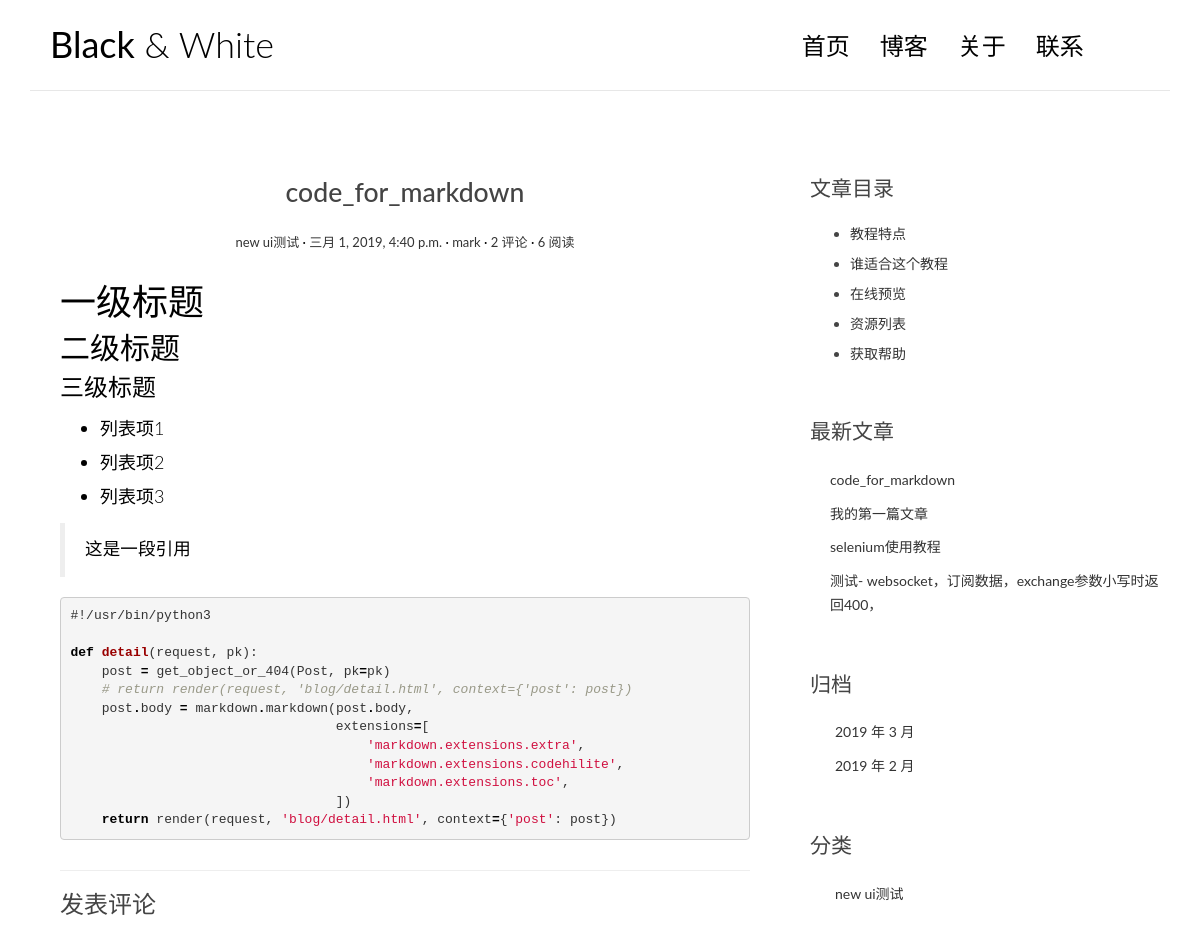
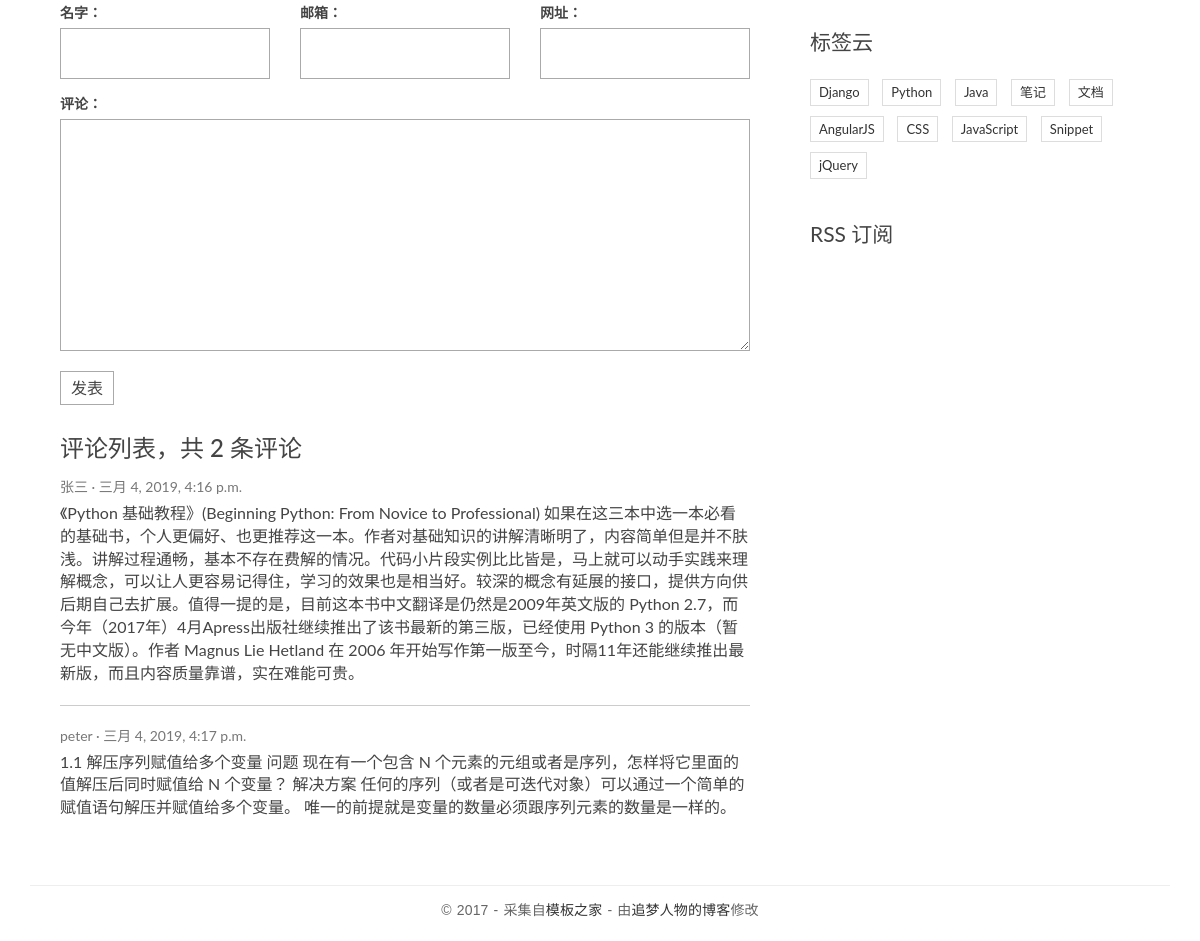
Screenshot of /post/3/ with the database file from the repository (2 pictures, top to bottom).
### blog/models.py (models this page shows, shortened)
class Post(models.Model):
    title = models.CharField(max_length=70, verbose_name='文章标题')
    body = models.TextField(verbose_name='文章正文')
    create_time = models.DateTimeField(verbose_name='创建时间')
    modified_time = models.DateTimeField(verbose_name='修改时间')
    excerpt = models.CharField(max_length=200, blank=True, verbose_name='文章摘要')
    category = models.ForeignKey(Category, on_delete=models.CASCADE, verbose_name='分类id')
    tags = models.ManyToManyField(Tag, blank=True, verbose_name='标签id')
    author = models.ForeignKey(User, on_delete=models.CASCADE, verbose_name='用户')
    views = models.PositiveIntegerField(default=0)
    def get_absolute_url(self):
        return reverse('blog:detail', kwargs={'pk': self.pk})
    def increase_views(self):
        self.views += 1
        self.save(update_fields=['views'])
    def save(self, *args, **kwargs):
        if not self.excerpt:
            md = markdown.Markdown(extensions=[
                'markdown.extensions.extra',
                'markdown.extensions.codehilite',
            ])
            self.excerpt = strip_tags(md.convert(self.body))[:54]
        super(Post, self).save(*args, **kwargs)
    class Meta:
        ordering = ['-create_time']

class Category(models.Model):
    name = models.CharField(max_length=100, verbose_name='分类名')

### comments/models.py (models this page shows, shortened)
class Comment(models.Model):
    name = models.CharField(max_length=100)
    email = models.EmailField(max_length=255)
    url = models.URLField(blank=True)
    text = models.TextField()
    created_time = models.DateTimeField(auto_now_add=True)
    post = models.ForeignKey('blog.Post', on_delete=models.CASCADE)

### blog/views.py (the view)
# urls.py: url(r'^post/(?P<pk>[0-9]+)/$', views.detail, name='detail'),
def detail(request, pk):
    post = get_object_or_404(Post, pk=pk)
    post.increase_views()
    post.body = markdown.markdown(post.body,
                                  extensions=[
                                      'markdown.extensions.extra',
                                      'markdown.extensions.codehilite',
                                      'markdown.extensions.toc',
                                  ])
    form = CommentForm()
    comment_list = post.comment_set.all()
    context = {
        'post': post,
        'form': form,
        'comment_list': comment_list,
    }
    return render(request, 'blog/detail.html', context=context)

### comments/forms.py
class CommentForm(forms.ModelForm):
    class Meta:
        model = Comment
        fields = ['name', 'email', 'url', 'text']

### blog/templatetags/blog_tags.py (called while the page is built)
@register.simple_tag
def get_recent_posts(num=5):
    return Post.objects.all()[:num]

@register.simple_tag
def archives():
    return Post.objects.dates('create_time', 'month', order='DESC')

@register.simple_tag
def get_categories():
    return Category.objects.all()

### templates/blog/detail.html (shortened to what this page needs)
{% extends 'base.html' %}
{% block main %}
    <article class="post post-{{ post.pk }}">
        <header class="entry-header">
            <h1 class="entry-title">{{ post.title }}</h1>
            <div class="entry-meta">
                <span class="post-category"><a href="#">{{ post.category.name }}</a></span>
                <span class="post-date"><a href="#"><time class="entry-date"
                                                          datetime="{{ post.create_time }}">{{ post.create_time }}</time></a></span>
                <span class="post-author"><a href="#">{{ post.author }}</a></span>
                <span class="comments-link"><a href="#">{{ post.comment_set.count }} 评论</a></span>
                <span class="views-count"><a href="#">{{ post.views }} 阅读</a></span>
            </div>
        </header>
        <div class="entry-content clearfix">
            {{ post.body|safe }}
        </div>
</article>
    <section class="comment-area" id="comment-area">
        <hr>
        <h3>发表评论</h3>
        <form action="{% url 'comments:post_comment' post.pk %}" method="post" class="comment-form">
            <div class="row">
                <div class="col-md-4">
                    <label for="id_name">名字：</label>
                    {{ form.name }}
                </div>
                <div class="col-md-4">
                    <label for="id_email">邮箱：</label>
                    {{ form.email }}
                </div>
                <div class="col-md-4">
                    <label for="id_url">网址：</label>
                    {{ form.url }}
                </div>
                <div class="col-md-12">
                    <label for="id_comment">评论：</label>
                    {{ form.text }}
                    <button type="submit" class="comment-btn">发表</button>
                </div>
            </div>
        </form>
        <div class="comment-list-panel">
            <h3>评论列表，共 <span>{{ post.comment_set.count }}</span> 条评论</h3>
            <ul class="comment-list list-unstyled">
                {% for comment in comment_list %}
                <li class="comment-item">
                    <span class="nickname">{{ comment.name }}</span>
                    <time class="submit-date">{{ comment.created_time }}</time>
                    <div class="text">
                        {{ comment.text }}
                    </div>
                </li>
                {% endfor %}
            </ul>
        </div>
    </section>
{% endblock main %}
{% block toc %}
    <div class="widget widget-content">
        <h3 class="widget-title">文章目录</h3>
        <ul>
            <li>
                <a href="#">教程特点</a>
            </li>
            <li>
                <a href="#">谁适合这个教程</a>
            </li>
            <li>
                <a href="#">在线预览</a>
            </li>
            <li>
                <a href="#">资源列表</a>
            </li>
            <li>
                <a href="#">获取帮助</a>
            </li>
        </ul>
</div>
{% endblock toc %}

### templates/base.html (shortened to what this page needs)
{% load staticfiles %}
{% load blog_tags %}
<!DOCTYPE html>
<html>
<head>
    <link rel="stylesheet" href="http://code.ionicframework.com/ionicons/2.0.1/css/ionicons.min.css">
    <link rel="stylesheet" href="{% static 'blog/css/bootstrap.min.css' %}">
    <link rel="stylesheet" href="{% static 'blog/css/custom.css' %}">
    <link rel="stylesheet" href="{% static 'blog/css/pace.css' %}">
    <link rel="stylesheet" href="{% static 'blog/css/highlights/github.css' %}">
</head>
<body>
<div class="container">
    <header id="site-header">
        <div class="row">
            <div class="col-md-4 col-sm-5 col-xs-8">
                <div class="logo">
                    <h1><a href="{% url 'blog:index' %}"><b>Black</b> &amp; White</a></h1>
                </div>
            </div>
            <div class="col-md-8 col-sm-7 col-xs-4">
                <nav class="main-nav" role="navigation">
                    <div class="collapse navbar-collapse" id="bs-example-navbar-collapse-1">
                        <ul class="nav navbar-nav navbar-right">
                            <li class="cl-effect-11"><a href="{% url 'blog:index' %}" data-hover="首页">首页</a></li>
                            <li class="cl-effect-11"><a href="full-width.html" data-hover="博客">博客</a></li>
                            <li class="cl-effect-11"><a href="about.html" data-hover="关于">关于</a></li>
                            <li class="cl-effect-11"><a href="contact.html" data-hover="联系">联系</a></li>
                        </ul>
                    </div>
                </nav>
            </div>
        </div>
    </header>
</div>
<div class="content-body">
    <div class="container">
        <div class="row">
            <main class="col-md-8">
                {% block main %}
                {% endblock main %}
            </main>
            <aside class="col-md-4">
                {% block toc %}
                {% endblock toc %}
                <div class="widget widget-recent-posts">
                    <h3 class="widget-title">最新文章</h3>
                    {% get_recent_posts as recent_post_list %}
                    <ul>
                        {% for post in recent_post_list %}
                        <li>
                            <a href="{{ post.get_absolute_url }}">{{ post.title }}</a>
                        </li>
                        {% empty %}
                        暂无文章
                        {% endfor %}
                    </ul>
                </div>
                <div class="widget widget-archives">
                    <h3 class="widget-title">归档</h3>
                    {% archives as date_list %}
                    <ul>
                        {% for date in date_list %}
                        <li>
                            <a href= "{% url 'blog:archives' date.year date.month %}" >{{ date.year }} 年 {{ date.month }} 月</a>
                        </li>
                        {% empty %}
                        暂无归档!
                        {% endfor %}
                    </ul>
                </div>
                <div class="widget widget-category">
                    <h3 class="widget-title">分类</h3>
                    {% get_categories as category_list %}
                    <ul>
                        {% for category in category_list %}
                        <li>
                            <a href="{% url 'blog:category' category.pk %}">{{ category.name }}</a
                        </li>
                        {% empty %}
                        暂无分类!
                        {% endfor %}
                    </ul>
                </div>
                <div class="widget widget-tag-cloud">
                    <h3 class="widget-title">标签云</h3>
                    <ul>
                        <li>
                            <a href="#">Django</a>
                        </li>
                        <li>
                            <a href="#">Python</a>
                        </li>
                        <li>
                            <a href="#">Java</a>
                        </li>
                        <li>
                            <a href="#">笔记</a>
                        </li>
                        <li>
                            <a href="#">文档</a>
                        </li>
                        <li>
                            <a href="#">AngularJS</a>
                        </li>
                        <li>
                            <a href="#">CSS</a>
                        </li>
                        <li>
                            <a href="#">JavaScript</a>
                        </li>
                        <li>
                            <a href="#">Snippet</a>
                        </li>
                        <li>
                            <a href="#">jQuery</a>
                        </li>
                    </ul>
                </div>
                <div class="rss">
                    <a href=""> RSS 订阅</a>
                </div>
            </aside>
        </div>
    </div>
</div>
<footer id="site-footer">
    <div class="container">
        <div class="row">
            <div class="col-md-12">
                <p class="copyright">&copy 2017 - 采集自<a href="http://www.cssmoban.com/"
                                                        target="_blank" title="模板之家">模板之家</a>
                    - 由<a href="http://zmrenwu.com/" title="网页模板" target="_blank">追梦人物的博客</a>修改
                </p>
            </div>
        </div>
    </div>
</footer>
</body>
</html>

### blog/static/blog/css/custom.css (style rules this page uses)
* { outline: none; }
h1, h2, h3, h4, h5, h6 { margin-top: 0; }
b { font-weight: 400; }
a { color: #333; }
body { color: #444; font-family: 'Lato', sans-serif; }
p { font-family: 'Ubuntu', sans-serif; font-weight: 400; word-spacing: 1px; letter-spacing: 0.01em; }
#site-header { background-color: #FFF; padding: 25px 20px; margin-bottom: 40px; border-bottom: 1px solid #e7e7e7; }
.logo h1 a { color: #000; }
.logo h1 { margin: 0; font-family: 'Lato', sans-serif; font-weight: 300; }
.main-nav { margin-top: 11px; max-width: 95%; }
.main-nav a { color: #000000 !important; padding: 0 0 5px 0 !important; margin-right: 30px; font-family: 'Lato', sans-serif; font-weight: 300; font-size: 24px; }
.cl-effect-11 a { padding: 10px 0; color: #0972b4; text-shadow: none; }
.cl-effect-11 a::before { position: absolute; top: 0; left: 0; overflow: hidden; padding: 0 0 5px 0 !important; max-width: 0; border-bottom: 1px solid #000; color: #000; content: attr(data-hover); white-space: nowrap; -webkit-transition: max-width 0.5s; -moz-transition: max-width 0.5s; transition: max-width 0.5s; }
.content-body { padding-bottom: 4em; }
.post { background: #fff; padding: 30px 30px 0; }
.entry-title { text-align: center; font-size: 1.9em; margin-bottom: 20px; line-height: 1.6; padding: 10px 20px 0; }
.entry-meta { text-align: center; color: #DDDDDD; font-size: 13px; margin-bottom: 30px; }
.entry-content { font-size: 18px; line-height: 1.9; font-weight: 300; color: #000; }
.post-category::after, .post-date::after, .post-author::after, .comments-link::after { content: ' ·'; color: #000; }
.widget { background: #fff; padding: 30px 0 0; }
.widget-title { font-size: 1.5em; margin-bottom: 20px; line-height: 1.6; padding: 10px 0 0; font-weight: 400; }
.widget-recent-posts ul { padding: 0; margin: 0; padding-left: 20px; }
.widget-recent-posts ul li { list-style-type: none; position: relative; line-height: 170%; margin-bottom: 10px; }
.widget-recent-posts ul li::before { content: '\f3d3'; font-family: "Ionicons"; position: absolute; left: -17px; top: 3px; font-size: 16px; color: #000; }
.widget-archives ul { padding: 0; margin: 0; padding-left: 25px; }
.widget-archives ul li { list-style-type: none; position: relative; line-height: 170%; margin-bottom: 10px; }
.widget-archives ul li::before { content: '\f3f3'; font-family: "Ionicons"; position: absolute; left: -25px; top: 1px; font-size: 16px; color: #000; }
.widget-category ul { padding: 0; margin: 0; padding-left: 25px; }
.widget-category ul li { list-style-type: none; position: relative; line-height: 170%; margin-bottom: 10px; }
.widget-category ul li::before { content: '\f3fe'; font-family: "Ionicons"; position: absolute; left: -25px; top: 1px; font-size: 18px; color: #000; }
.widget-tag-cloud ul { padding: 0; margin: 0; margin-right: -10px; }
.widget-tag-cloud ul li { list-style-type: none; font-size: 13px; display: inline-block; margin-right: 10px; margin-bottom: 10px; padding: 3px 8px; border: 1px solid #ddd; }
.widget-content ul li { margin-bottom: 10px; }
.rss { font-size: 21px; margin-top: 30px; }
.rss a { color: #444; }
#site-footer { padding-top: 10px; padding: 0 0 1.5em 0; }
.copyright { text-align: center; padding-top: 1em; margin: 0; border-top: 1px solid #eee; color: #666; }
.contact-form input, .comment-form input { border: 1px solid #aaa; margin-bottom: 15px; width: 100%; padding: 15px 15px; font-size: 16px; line-height: 100%; transition: 0.4s border-color linear; }
.contact-form textarea, .comment-form textarea { border: 1px solid #aaa; margin-bottom: 15px; width: 100%; padding: 15px 15px; font-size: 16px; line-height: 20px !important; min-height: 183px; transition: 0.4s border-color linear; }
.comment-area { padding: 0 30px 0; }
.comment-form { margin-top: 15px; }
.comment-form .comment-btn { background-color: #fff; border: 1px solid #aaa; font-size: 16px; padding: 5px 10px; }
.comment-list-panel { margin-top: 30px; }
.comment-list { margin-top: 15px; }
.comment-item:not(:last-child) { border-bottom: 1px #ccc solid; margin-bottom: 20px; padding-bottom: 20px; }
.comment-item .nickname, .comment-item .submit-date { color: #777; font-size: 14px; }
.comment-item .nickname:after { content: ' ·'; }
.comment-item .text { padding-top: 5px; font-size: 16px; }

### rows the page displays
Post: title "code_for_markdown", category.name "new ui测试", create_time "三月 1, 2019, 4:40 p.m.", author "mark", comment_set.count "2", views "6", body "一级标题 二级标题 三级标题 列表项1 列表项2 列表项3 这是一段引用 #!/usr/bin/python3 def detail ( request , pk ): post = get_object_or_404 ( Post , pk = pk ) # return render(request, 'blog/detail.html', context={'post': post}) post . body = markdown . markdown ( post . body , extensions = [ 'markdown.extensions.extra' , 'markdown.extensions.codehilite' , 'markdown.extensions.toc' , ]) return render ( request , 'blog/detail.html' , context = { 'post' : post })"
Comment: name "张三", created_time "三月 4, 2019, 4:16 p.m.", text "《Python 基础教程》(Beginning Python: From Novice to Professional) 如果在这三本中选一本必看的基础书，个人更偏好、也更推荐这一本。作者对基础知识的讲解清晰明了，内容简单但是并不肤浅。讲解过程通畅，基本不存在费解的情况。代码小片段实例比比皆是，马上就可以动手实践来理解概念，可以让人更容易记得住，学习的效果也是相当好。较深的概念有延展的接口，提供方向供后期自己去扩展。值得一提的是，目前这本书中文翻译是仍然是2009年英文版的 Python 2.7，而今年（2017年）4月Apress出版社继续推出了该书最新的第三版，已经使用 Python 3 的版本（暂无中文版）。作者 Magnus Lie Hetland 在 2006 年开始写作第一版至今，时隔11年还能继续推出最新版，而且内容质量靠谱，实在难能可贵。"
Comment: name "peter", created_time "三月 4, 2019, 4:17 p.m.", text "1.1 解压序列赋值给多个变量 问题 现在有一个包含 N 个元素的元组或者是序列，怎样将它里面的值解压后同时赋值给 N 个变量？ 解决方案 任何的序列（或者是可迭代对象）可以通过一个简单的赋值语句解压并赋值给多个变量。 唯一的前提就是变量的数量必须跟序列元素的数量是一样的。"
Post: title "我的第一篇文章"
Post: title "selenium使用教程"
Post: title "测试- websocket，订阅数据，exchange参数小写时返回400，"
Category: name "new ui测试"

### other values shown
{{ date.year }} "2019" "2019"
{{ date.month }} "3" "2"
